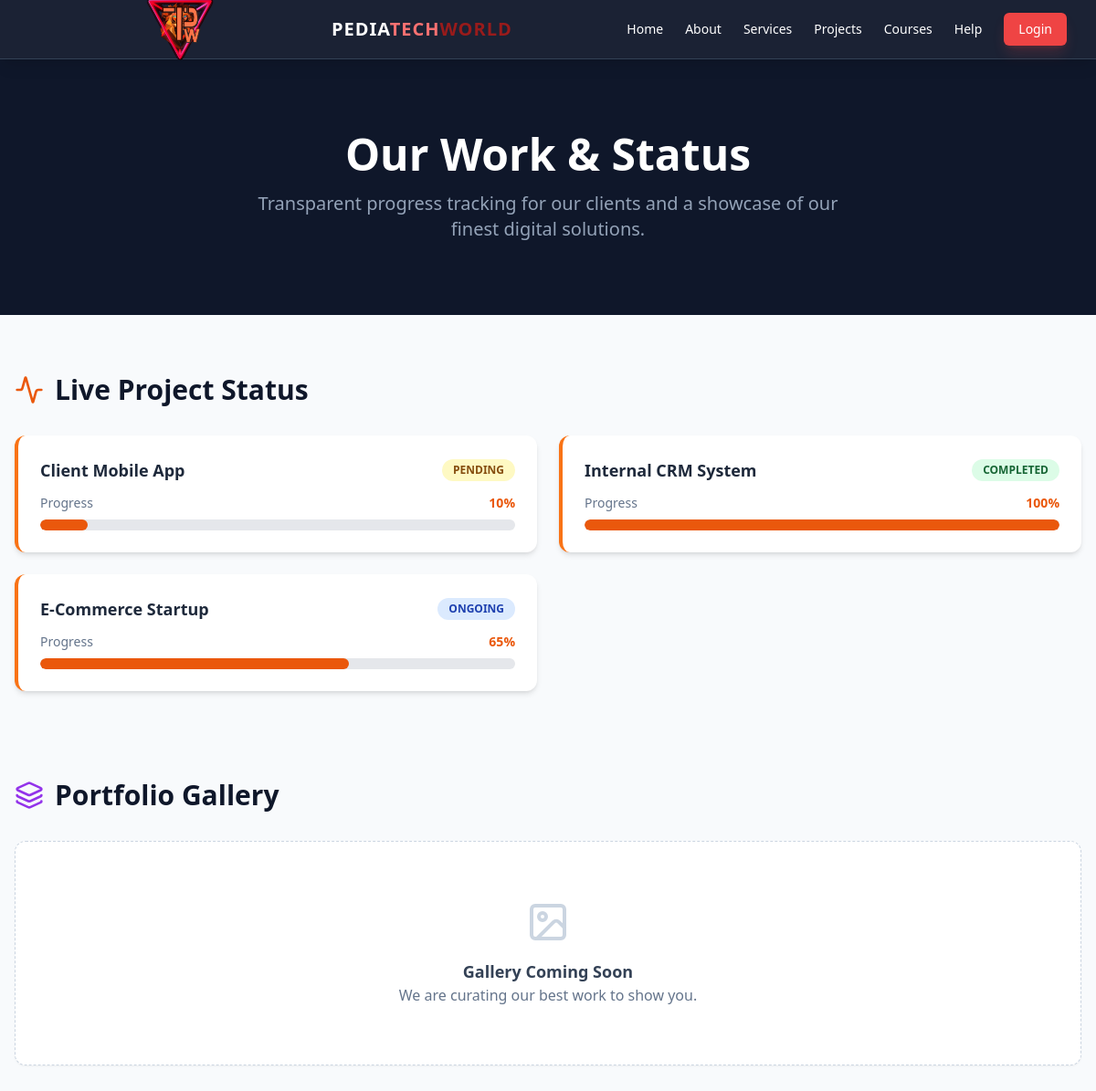
The app's page /projects.php with its own data.
### tables this page shows
CREATE TABLE IF NOT EXISTS projects (
    id INT AUTO_INCREMENT PRIMARY KEY,
    name VARCHAR(100) NOT NULL,
    status ENUM('Ongoing', 'Completed', 'Pending') DEFAULT 'Ongoing',
    progress INT DEFAULT 0
);

### projects.php (the view, shortened to what this page needs)
<?php
include 'includes/config.php';
include 'includes/header.php';
$live_projects_sql = "SELECT * FROM projects ORDER BY id DESC";
$live_projects_res = $conn->query($live_projects_sql);
$portfolio_sql = "SELECT * FROM portfolio ORDER BY created_at DESC";
$portfolio_res = $conn->query($portfolio_sql);
?>
<div class="bg-slate-900 py-20">
    <div class="max-w-7xl mx-auto px-4 text-center">
        <h1 class="text-4xl md:text-5xl font-extrabold text-white mb-4 reveal active">Our Work & Status</h1>
        <p class="text-xl text-slate-400 max-w-2xl mx-auto reveal">
            Transparent progress tracking for our clients and a showcase of our finest digital solutions.
        </p>
    </div>
</div>
<div class="bg-slate-50 py-16 min-h-screen">
    <div class="max-w-7xl mx-auto px-4">
        <div class="mb-24 reveal">
            <div class="flex items-center gap-3 mb-8">
                <i data-lucide="activity" class="w-8 h-8 text-orange-600"></i>
                <h2 class="text-3xl font-bold text-slate-900">Live Project Status</h2>
            </div>
            <div class="grid grid-cols-1 md:grid-cols-2 gap-6">
                <?php
                if ($live_projects_res->num_rows > 0):
                    while($proj = $live_projects_res->fetch_assoc()):
                        $statusColor = 'bg-blue-100 text-blue-800';
                        if($proj['status'] == 'Completed') $statusColor = 'bg-green-100 text-green-800';
                        if($proj['status'] == 'Pending') $statusColor = 'bg-yellow-100 text-yellow-800';
                ?>
                <div class="bg-white p-6 rounded-xl shadow-md border-l-4 border-orange-500 hover:shadow-lg transition">
                    <div class="flex justify-between items-center mb-3">
                        <h3 class="font-bold text-lg text-slate-800"><?php echo htmlspecialchars($proj['name']); ?></h3>
                        <span class="px-3 py-1 text-xs font-bold rounded-full uppercase <?php echo $statusColor; ?>">
                            <?php echo htmlspecialchars($proj['status']); ?>
                        </span>
                    </div>
                    <div class="mb-2 flex justify-between text-sm text-slate-500">
                        <span>Progress</span>
                        <span class="font-bold text-orange-600"><?php echo $proj['progress']; ?>%</span>
                    </div>
                    <div class="w-full bg-gray-200 rounded-full h-3 overflow-hidden">
                        <div class="bg-orange-600 h-3 rounded-full transition-all duration-1000 ease-out" style="width: <?php echo $proj['progress']; ?>%"></div>
                    </div>
                </div>
                <?php
                    endwhile;
                else:
                ?>
                    <p class="text-gray-500 col-span-2 italic">No live projects currently tracked publicly.</p>
                <?php endif; ?>
            </div>
        </div>
        <div class="reveal">
            <div class="flex items-center gap-3 mb-8">
                <i data-lucide="layers" class="w-8 h-8 text-purple-600"></i>
                <h2 class="text-3xl font-bold text-slate-900">Portfolio Gallery</h2>
            </div>
            <div class="grid grid-cols-1 md:grid-cols-3 gap-8">
                <?php
                if ($portfolio_res->num_rows > 0):
                    while($item = $portfolio_res->fetch_assoc()):
                ?>
                <div class="group relative rounded-xl overflow-hidden shadow-lg cursor-pointer bg-white h-[400px] border border-slate-200">
                    <img src="<?php echo htmlspecialchars($item['image_path']); ?>" alt="<?php echo htmlspecialchars($item['title']); ?>" class="w-full h-full object-cover transition duration-700 group-hover:scale-110">
                    <div class="absolute inset-0 bg-slate-900/90 flex flex-col items-center justify-center opacity-0 group-hover:opacity-100 transition duration-300 p-8 text-center translate-y-4 group-hover:translate-y-0">
                        <h3 class="text-white font-bold text-2xl mb-3"><?php echo htmlspecialchars($item['title']); ?></h3>
                        <div class="w-12 h-1 bg-orange-500 mb-4 rounded"></div>
                        <p class="text-slate-300 text-sm mb-6 line-clamp-4 leading-relaxed">
                            <?php echo htmlspecialchars($item['description']); ?>
                        </p>
                        <div class="flex items-center gap-2 text-orange-400 text-xs font-bold uppercase tracking-widest mb-6">
                            <i data-lucide="clock" class="w-4 h-4"></i> <?php echo htmlspecialchars($item['duration']); ?>
                        </div>
                        <?php if(!empty($item['project_url'])): ?>
                            <a href="<?php echo htmlspecialchars($item['project_url']); ?>" target="_blank" class="inline-flex items-center bg-orange-600 hover:bg-orange-700 text-white px-6 py-3 rounded-full font-bold text-sm transition shadow-lg shadow-orange-500/30">
                                View Project <i data-lucide="external-link" class="ml-2 w-4 h-4"></i>
                            </a>
                        <?php endif; ?>
                    </div>
                </div>
                <?php
                    endwhile;
                else:
                ?>
                    <div class="col-span-3 text-center py-16 bg-white rounded-xl shadow-sm border border-dashed border-slate-300">
                        <i data-lucide="image" class="w-12 h-12 text-slate-300 mx-auto mb-4"></i>
                        <h3 class="text-lg font-bold text-slate-700">Gallery Coming Soon</h3>
                        <p class="text-slate-500">We are curating our best work to show you.</p>
                    </div>
                <?php endif; ?>
            </div>
        </div>
    </div>
</div>
<?php include 'includes/footer.php'; ?>

### includes/header.php (style rules this page uses)
html { scroll-behavior: smooth; }
.reveal { opacity: 0; transform: translateY(30px); transition: all 0.8s ease-out; }
.reveal.active { opacity: 1; transform: translateY(0); }

### records on screen
projects: name "Client Mobile App", status "PENDING", progress "10"
projects: name "Internal CRM System", status "COMPLETED", progress "100"
projects: name "E-Commerce Startup", status "ONGOING", progress "65"
